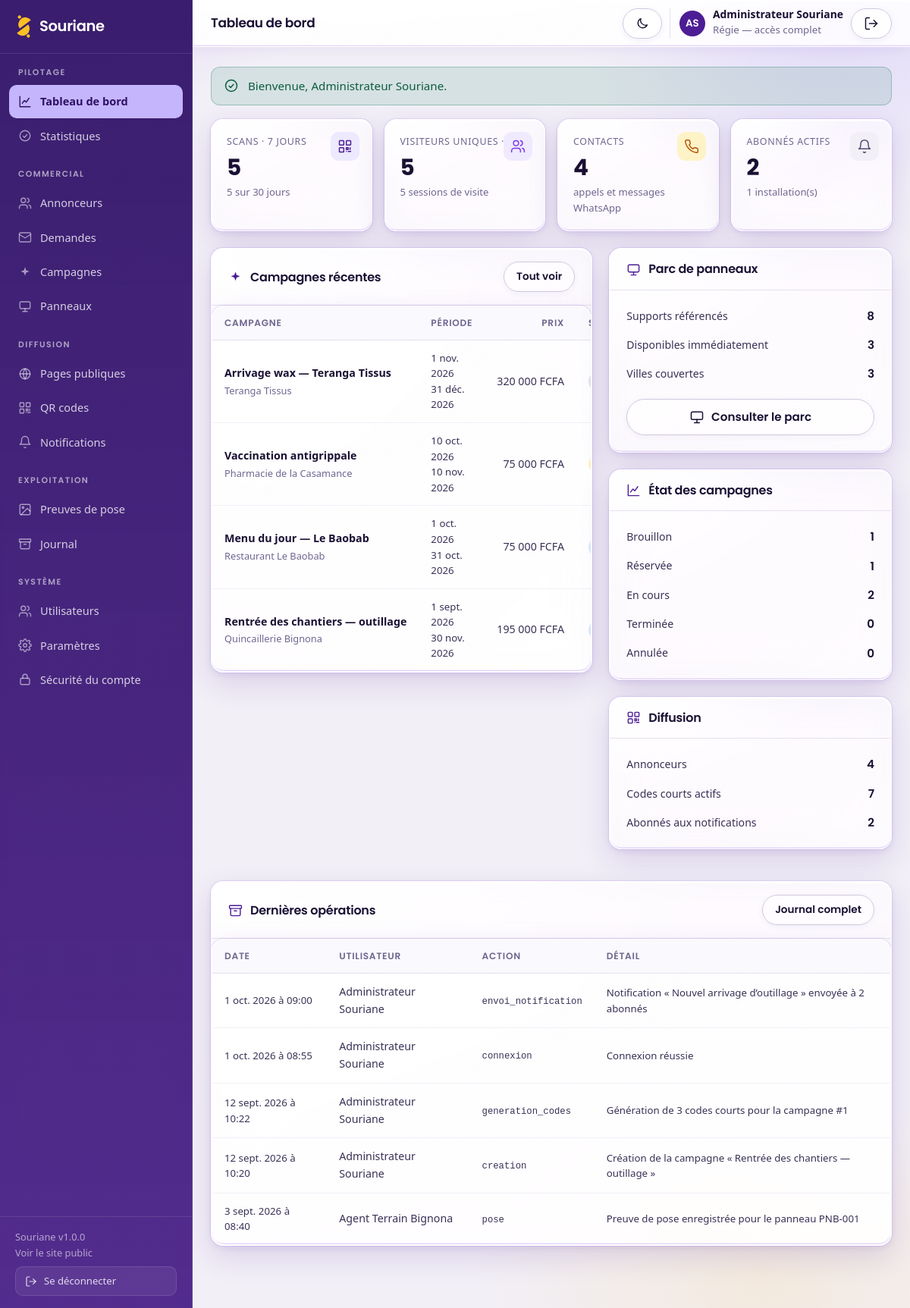
The app's page /admin (signed in) with its own data.
### tables this page shows
CREATE TABLE `journal_operations` (
    `id`            BIGINT UNSIGNED NOT NULL AUTO_INCREMENT,
    `utilisateur_id` INT UNSIGNED NULL,
    `action`        VARCHAR(80)   NOT NULL,
    `entite`        VARCHAR(60)   NULL,
    `entite_id`     INT UNSIGNED  NULL,
    `detail`        VARCHAR(500)  NULL,
    `adresse_ip`    VARCHAR(64)   NULL,
    `date`          DATETIME      NOT NULL DEFAULT CURRENT_TIMESTAMP,
    PRIMARY KEY (`id`),
    KEY `idx_journal_date` (`date`),
    KEY `idx_journal_action` (`action`),
    KEY `fk_journal_user` (`utilisateur_id`),
    CONSTRAINT `fk_journal_user` FOREIGN KEY (`utilisateur_id`)
        REFERENCES `utilisateurs` (`id`) ON DELETE SET NULL ON UPDATE CASCADE
);

CREATE TABLE `utilisateurs` (
    `id`            INT UNSIGNED NOT NULL AUTO_INCREMENT,
    `nom`           VARCHAR(120)  NOT NULL,
    `email`         VARCHAR(180)  NOT NULL,
    `mot_de_passe`  VARCHAR(255)  NOT NULL COMMENT 'Empreinte Argon2id',
    `role`          ENUM('regie','agent','annonceur') NOT NULL DEFAULT 'agent',
    `annonceur_id`  INT UNSIGNED  NULL COMMENT 'Renseigné si role = annonceur',
    `telephone`     VARCHAR(30)   NULL,
    `actif`         TINYINT(1)    NOT NULL DEFAULT 1,
    `derniere_connexion` DATETIME NULL,
    `tentatives_echec` TINYINT UNSIGNED NOT NULL DEFAULT 0,
    `verrouille_jusqua` DATETIME  NULL,
     
     
     
     
     
    `totp_secret`        VARCHAR(255)  NULL COMMENT 'Secret TOTP, chiffré',
    `totp_actif`         TINYINT(1)    NOT NULL DEFAULT 0,
    `totp_confirme_le`   DATETIME      NULL,
    `totp_dernier_pas`   BIGINT UNSIGNED NULL COMMENT 'Intervalle de 30 s déjà consommé',
    `totp_codes_secours` TEXT          NULL COMMENT 'Empreintes SHA-256, une par ligne',
    `cree_le`       DATETIME      NOT NULL DEFAULT CURRENT_TIMESTAMP,
    `maj_le`        DATETIME      NOT NULL DEFAULT CURRENT_TIMESTAMP ON UPDATE CURRENT_TIMESTAMP,
    PRIMARY KEY (`id`),
    UNIQUE KEY `uk_utilisateurs_email` (`email`),
    KEY `idx_utilisateurs_role` (`role`),
    KEY `fk_utilisateurs_annonceur` (`annonceur_id`),
    CONSTRAINT `fk_utilisateurs_annonceur` FOREIGN KEY (`annonceur_id`)
        REFERENCES `annonceurs` (`id`) ON DELETE SET NULL ON UPDATE CASCADE
);

CREATE TABLE `campagnes` (
    `id`            INT UNSIGNED NOT NULL AUTO_INCREMENT,
    `annonceur_id`  INT UNSIGNED  NOT NULL,
    `formule_id`    INT UNSIGNED  NULL,
    `nom`           VARCHAR(180)  NOT NULL,
    `date_debut`    DATE          NOT NULL,
    `date_fin`      DATE          NOT NULL,
    `prix`          DECIMAL(12,2) NOT NULL DEFAULT 0.00,
    `statut`        ENUM('brouillon','reservee','en_cours','terminee','annulee')
                    NOT NULL DEFAULT 'brouillon',
    `moyen_paiement` ENUM('aucun','wave','orange_money','especes','virement')
                    NOT NULL DEFAULT 'aucun',
    `reference_paiement` VARCHAR(120) NULL,
    `note`          TEXT          NULL,
    `cree_le`       DATETIME      NOT NULL DEFAULT CURRENT_TIMESTAMP,
    `maj_le`        DATETIME      NOT NULL DEFAULT CURRENT_TIMESTAMP ON UPDATE CURRENT_TIMESTAMP,
    PRIMARY KEY (`id`),
    KEY `idx_campagnes_statut` (`statut`),
    KEY `idx_campagnes_periode` (`date_debut`,`date_fin`),
    KEY `fk_campagnes_annonceur` (`annonceur_id`),
    KEY `fk_campagnes_formule` (`formule_id`),
    CONSTRAINT `fk_campagnes_annonceur` FOREIGN KEY (`annonceur_id`)
        REFERENCES `annonceurs` (`id`) ON DELETE CASCADE ON UPDATE CASCADE,
    CONSTRAINT `fk_campagnes_formule` FOREIGN KEY (`formule_id`)
        REFERENCES `formules` (`id`) ON DELETE SET NULL ON UPDATE CASCADE,
    CONSTRAINT `chk_campagnes_dates` CHECK (`date_fin` >= `date_debut`)
);

CREATE TABLE `annonceurs` (
    `id`            INT UNSIGNED NOT NULL AUTO_INCREMENT,
    `nom`           VARCHAR(180)  NOT NULL,
    `adresse_courte` VARCHAR(80)  NOT NULL COMMENT 'Identifiant d’URL (slug)',
    `description`   TEXT          NULL,
    `logo`          VARCHAR(255)  NULL,
    `telephone`     VARCHAR(30)   NULL,
    `whatsapp`      VARCHAR(30)   NULL,
    `email`         VARCHAR(180)  NULL,
    `adresse`       VARCHAR(255)  NULL,
    `ville`         VARCHAR(120)  NULL,
    `latitude`      DECIMAL(10,7) NULL,
    `longitude`     DECIMAL(10,7) NULL,
    `reseaux`       JSON          NULL COMMENT '{facebook,instagram,tiktok,youtube,site}',
    `horaires`      JSON          NULL COMMENT '{"lun":"08:00-18:00", ...}',
    `statut`        ENUM('actif','inactif','archive') NOT NULL DEFAULT 'actif',
    `cree_le`       DATETIME      NOT NULL DEFAULT CURRENT_TIMESTAMP,
    `maj_le`        DATETIME      NOT NULL DEFAULT CURRENT_TIMESTAMP ON UPDATE CURRENT_TIMESTAMP,
    PRIMARY KEY (`id`),
    UNIQUE KEY `uk_annonceurs_slug` (`adresse_courte`),
    KEY `idx_annonceurs_statut` (`statut`),
    KEY `idx_annonceurs_ville` (`ville`)
);

### app/views/admin/tableau-de-bord.php (the view, shortened to what the rows shown need)
<?php
$estRegie = Auth::aRole('regie');
?>
<div class="indicateurs">
    <div class="indicateur">
        <div class="indicateur__icone"><?= Icone::svg('qr') ?></div>
        <div class="indicateur__etiquette">Scans · 7 jours</div>
        <div class="indicateur__valeur"><?= e(number_format((float) $compteurs['scans_7j'], 0, ',', ' ')) ?></div>
        <div class="indicateur__detail"><?= e(number_format((float) $compteurs['scans_30j'], 0, ',', ' ')) ?> sur 30 jours</div>
    </div>
    <div class="indicateur indicateur--lilas">
        <div class="indicateur__icone"><?= Icone::svg('utilisateurs') ?></div>
        <div class="indicateur__etiquette">Visiteurs uniques · 30 j</div>
        <div class="indicateur__valeur"><?= e(number_format((float) $compteurs['visiteurs_30j'], 0, ',', ' ')) ?></div>
        <div class="indicateur__detail"><?= e(number_format((float) $diffusion['visiteurs'], 0, ',', ' ')) ?> sessions de visite</div>
    </div>
</div>
<div class="grille-admin-2" style="display:grid;grid-template-columns:1.35fr 1fr;gap:22px;align-items:start">
    <div class="panneau">
        <div class="panneau__entete">
            <h2 class="panneau__titre"><?= Icone::svg('etincelle') ?> Campagnes récentes</h2>
        </div>
        <?php if ($campagnes === []): ?>
            <div class="panneau__corps">
                <p class="texte-petit">Aucune campagne enregistrée pour l’instant.</p>
            </div>
        <?php else: ?>
            <div class="tableau-enveloppe">
                <table class="tableau">
                    <thead>
                        <tr>
                            <th>Campagne</th>
                            <th>Période</th>
                            <th class="tableau__numerique">Prix</th>
                            <th>Statut</th>
                        </tr>
                    </thead>
                    <tbody>
                        <?php foreach ($campagnes as $campagne): ?>
                            <tr>
                                <td>
                                    <a class="tableau__principal" href="<?= e(url('admin/campagnes/' . $campagne['id'])) ?>">
                                        <?= e((string) $campagne['nom']) ?>
                                    </a>
                                    <div class="tableau__secondaire"><?= e((string) $campagne['annonceur_nom']) ?></div>
                                </td>
                                <td class="texte-petit">
                                    <?= e(date_fr((string) $campagne['date_debut'])) ?><br>
                                    <?= e(date_fr((string) $campagne['date_fin'])) ?>
                                </td>
                                <td class="tableau__numerique"><?= e(fcfa($campagne['prix'])) ?></td>
                                <td><?= etiquette_etat((string) $campagne['statut']) ?></td>
                            </tr>
                        <?php endforeach; ?>
                    </tbody>
                </table>
            </div>
        <?php endif; ?>
    </div>
    <div>
        <div class="panneau">
            <div class="panneau__entete">
                <h2 class="panneau__titre"><?= Icone::svg('panneau') ?> Parc de panneaux</h2>
            </div>
        </div>
        <div class="panneau">
            <div class="panneau__entete">
                <h2 class="panneau__titre"><?= Icone::svg('graphique') ?> État des campagnes</h2>
            </div>
        </div>
        <div class="panneau">
            <div class="panneau__entete">
                <h2 class="panneau__titre"><?= Icone::svg('qr') ?> Diffusion</h2>
            </div>
        </div>
    </div>
</div>
<?php if ($estRegie && $journal !== []): ?>
    <div class="panneau ecart-haut">
        <div class="panneau__entete">
            <h2 class="panneau__titre"><?= Icone::svg('archive') ?> Dernières opérations</h2>
        </div>
        <div class="panneau__corps panneau__corps--sans-marge">
            <div class="tableau-enveloppe">
                <table class="tableau">
                    <thead>
                        <tr>
                            <th>Date</th>
                            <th>Utilisateur</th>
                            <th>Action</th>
                            <th>Détail</th>
                        </tr>
                    </thead>
                    <tbody>
                        <?php foreach ($journal as $entree): ?>
                            <tr>
                                <td class="texte-petit"><?= e(date_fr((string) $entree['date'], true)) ?></td>
                                <td><?= e((string) ($entree['utilisateur_nom'] ?? '—')) ?></td>
                                <td><span class="monospace"><?= e((string) $entree['action']) ?></span></td>
                                <td class="texte-petit"><?= e((string) ($entree['detail'] ?? '—')) ?></td>
                            </tr>
                        <?php endforeach; ?>
                    </tbody>
                </table>
            </div>
        </div>
    </div>
<?php endif; ?>

### app/core/Icone.php (shortened to what the rows shown need)
<?php
final class Icone
{
    public static function svg(string $nom, string $classe = '', int $taille = 0): string
    {
        $trace = self::TRACES[$nom] ?? self::TRACES['info'];
        $pleines = ['whatsapp', 'facebook', 'youtube', 'etincelle'];
        $attributs = in_array($nom, $pleines, true)
            ? 'fill="currentColor" stroke="none"'
            : 'fill="none" stroke="currentColor" stroke-width="1.8" stroke-linecap="round" stroke-linejoin="round"';
        $dim = $taille > 0 ? sprintf(' width="%1$d" height="%1$d"', $taille, $taille) : '';
        $cls = $classe !== '' ? ' class="' . e($classe) . '"' : '';
        return sprintf(
            '<svg xmlns="http://www.w3.org/2000/svg" viewBox="0 0 24 24" aria-hidden="true" focusable="false"%s%s %s>%s</svg>',
            $dim,
            $cls,
            $attributs,
            $trace
        );
    }
}

### app/views/layouts/admin.php (shortened to what the rows shown need)
<?php
$titrePage     = $titrePage ?? 'Tableau de bord';
$section       = $section ?? '';
$contenu       = $contenu ?? '';
$utilisateur = Auth::utilisateur();
$initiales   = '';
if ($utilisateur !== null) {
    $mots = preg_split('/\s+/', trim((string) $utilisateur['nom'])) ?: [];
    foreach (array_slice($mots, 0, 2) as $mot) {
        $initiales .= mb_strtoupper(mb_substr($mot, 0, 1));
    }
}
$menu = [
    [
        'titre' => 'Pilotage',
        'liens' => [
            ['cle' => 'tableau-de-bord', 'libelle' => 'Tableau de bord', 'url' => url('admin'), 'icone' => 'graphique'],
            ['cle' => 'statistiques',    'libelle' => 'Statistiques',    'url' => url('admin/statistiques'), 'icone' => 'coche-cercle'],
        ],
    ],
    [
        'titre' => 'Commercial',
        'liens' => [
            ['cle' => 'annonceurs', 'libelle' => 'Annonceurs', 'url' => url('admin/annonceurs'), 'icone' => 'utilisateurs'],
            ['cle' => 'demandes',   'libelle' => 'Demandes',   'url' => url('admin/demandes'),   'icone' => 'courriel'],
            ['cle' => 'campagnes',  'libelle' => 'Campagnes',  'url' => url('admin/campagnes'),  'icone' => 'etincelle'],
            ['cle' => 'panneaux',   'libelle' => 'Panneaux',   'url' => url('admin/panneaux'),   'icone' => 'panneau'],
        ],
    ],
    [
        'titre' => 'Diffusion',
        'liens' => [
            ['cle' => 'pages',         'libelle' => 'Pages publiques', 'url' => url('admin/pages'), 'icone' => 'site'],
            ['cle' => 'codes',         'libelle' => 'QR codes',        'url' => url('admin/codes'), 'icone' => 'qr'],
            ['cle' => 'notifications', 'libelle' => 'Notifications',   'url' => url('admin/notifications'), 'icone' => 'cloche'],
        ],
    ],
    [
        'titre' => 'Exploitation',
        'liens' => [
            ['cle' => 'poses',   'libelle' => 'Preuves de pose', 'url' => url('admin/poses'),   'icone' => 'photo'],
            ['cle' => 'journal', 'libelle' => 'Journal',         'url' => url('admin/journal'), 'icone' => 'archive'],
        ],
    ],
    [
        'titre' => 'Système',
        'liens' => [
            ['cle' => 'utilisateurs', 'libelle' => 'Utilisateurs', 'url' => url('admin/utilisateurs'), 'icone' => 'utilisateurs'],
            ['cle' => 'parametres',   'libelle' => 'Paramètres',   'url' => url('admin/parametres'),   'icone' => 'reglages'],
            ['cle' => 'securite',     'libelle' => 'Sécurité du compte', 'url' => url('admin/securite'), 'icone' => 'verrou'],
        ],
    ],
];
?>
<!DOCTYPE html>
<html lang="fr">
<head>
<link rel="stylesheet" href="<?= e(asset('css/app.css')) ?>">
<link rel="stylesheet" href="<?= e(asset('css/admin.css')) ?>">
</head>
<body class="admin">
<div class="admin-conteneur">
    <aside class="admin-laterale" id="admin-laterale">
        <nav class="admin-nav" aria-label="Navigation de l’administration">
            <?php foreach ($menu as $groupe): ?>
                <div class="admin-nav__groupe">
                    <div class="admin-nav__titre"><?= e($groupe['titre']) ?></div>
                    <?php foreach ($groupe['liens'] as $lien): ?>
                        <?php $actif = $lien['cle'] === $section; ?>
                        <a href="<?= e($lien['url']) ?>"<?= $actif ? ' class="actif" aria-current="page"' : '' ?>>
                            <?= Icone::svg($lien['icone']) ?>
                            <span><?= e($lien['libelle']) ?></span>
                        </a>
                    <?php endforeach; ?>
                </div>
            <?php endforeach; ?>
        </nav>
    </aside>
    <div class="admin-principal">
        <header class="admin-entete">
            <div class="pile">
                <h1 class="admin-entete__titre"><?= e($titrePage) ?></h1>
            </div>
            <div class="admin-entete__actions">
                <?php if ($utilisateur !== null): ?>
                    <div class="admin-entete__utilisateur">
                        <span class="avatar" aria-hidden="true"><?= e($initiales !== '' ? $initiales : 'SA') ?></span>
                        <span>
                            <strong style="display:block;line-height:1.2"><?= e((string) $utilisateur['nom']) ?></strong>
                            <span class="texte-petit"><?= e(\Souriane\Models\Utilisateur::ROLES[$utilisateur['role']] ?? $utilisateur['role']) ?></span>
                        </span>
                        <form method="post" action="<?= e(url('admin/deconnexion')) ?>" style="margin:0" id="formulaire-deconnexion-entete">
                            <button type="submit" class="btn btn--contour btn--petit" title="Se déconnecter" id="bouton-deconnexion-entete" aria-haspopup="dialog" aria-controls="dialogue-deconnexion">
                                <?= Icone::svg('deconnexion') ?>
                            </button>
                        </form>
                    </div>
                <?php endif; ?>
            </div>
        </header>
        <div class="admin-contenu">
            <?= $contenu ?>
        </div>
    </div>
</div>
</body>
</html>

### records on screen
journal_operations: libelle "Utilisateurs", date "1 oct. 2026 à 08:55", utilisateur.nom "Administrateur Souriane", action "connexion", detail "Connexion réussie"
utilisateurs: nom "Administrateur Souriane", role "Régie — accès complet"
journal_operations: id "5", date "1 oct. 2026 à 09:00", utilisateur.nom "Administrateur Souriane", action "envoi_notification", detail "Notification « Nouvel arrivage d’outillage » envoyée à 2 abonnés"
campagnes: nom "Arrivage wax — Teranga Tissus", annonceur.nom "Teranga Tissus", date_debut "1 nov. 2026", date_fin "31 déc. 2026", prix "320 000 FCFA"
campagnes: nom "Vaccination antigrippale", annonceur.nom "Pharmacie de la Casamance", date_debut "10 oct. 2026", date_fin "10 nov. 2026", prix "75 000 FCFA"
campagnes: nom "Menu du jour — Le Baobab", annonceur.nom "Restaurant Le Baobab", date_debut "1 oct. 2026", date_fin "31 oct. 2026", prix "75 000 FCFA"
campagnes: nom "Rentrée des chantiers — outillage", annonceur.nom "Quincaillerie Bignona", date_debut "1 sept. 2026", date_fin "30 nov. 2026", prix "195 000 FCFA"
journal_operations: date "12 sept. 2026 à 10:22", utilisateur.nom "Administrateur Souriane", action "generation_codes", detail "Génération de 3 codes courts pour la campagne #1"
journal_operations: date "12 sept. 2026 à 10:20", utilisateur.nom "Administrateur Souriane", action "creation", detail "Création de la campagne « Rentrée des chantiers — outillage »"
journal_operations: date "3 sept. 2026 à 08:40", utilisateur.nom "Agent Terrain Bignona", action "pose", detail "Preuve de pose enregistrée pour le panneau PNB-001"

### other values on screen
APP_NAME "Souriane"
$groupe['titre'] "PILOTAGE"
$lien['libelle'] "Tableau de bord"
$lien['libelle'] "Statistiques"
$groupe['titre'] "COMMERCIAL"
$lien['libelle'] "Annonceurs"
$lien['libelle'] "Demandes"
$lien['libelle'] "Campagnes"
$lien['libelle'] "Panneaux"
$groupe['titre'] "DIFFUSION"
$lien['libelle'] "Pages publiques"
$lien['libelle'] "QR codes"
$lien['libelle'] "Notifications"
$groupe['titre'] "EXPLOITATION"
$lien['libelle'] "Preuves de pose"
